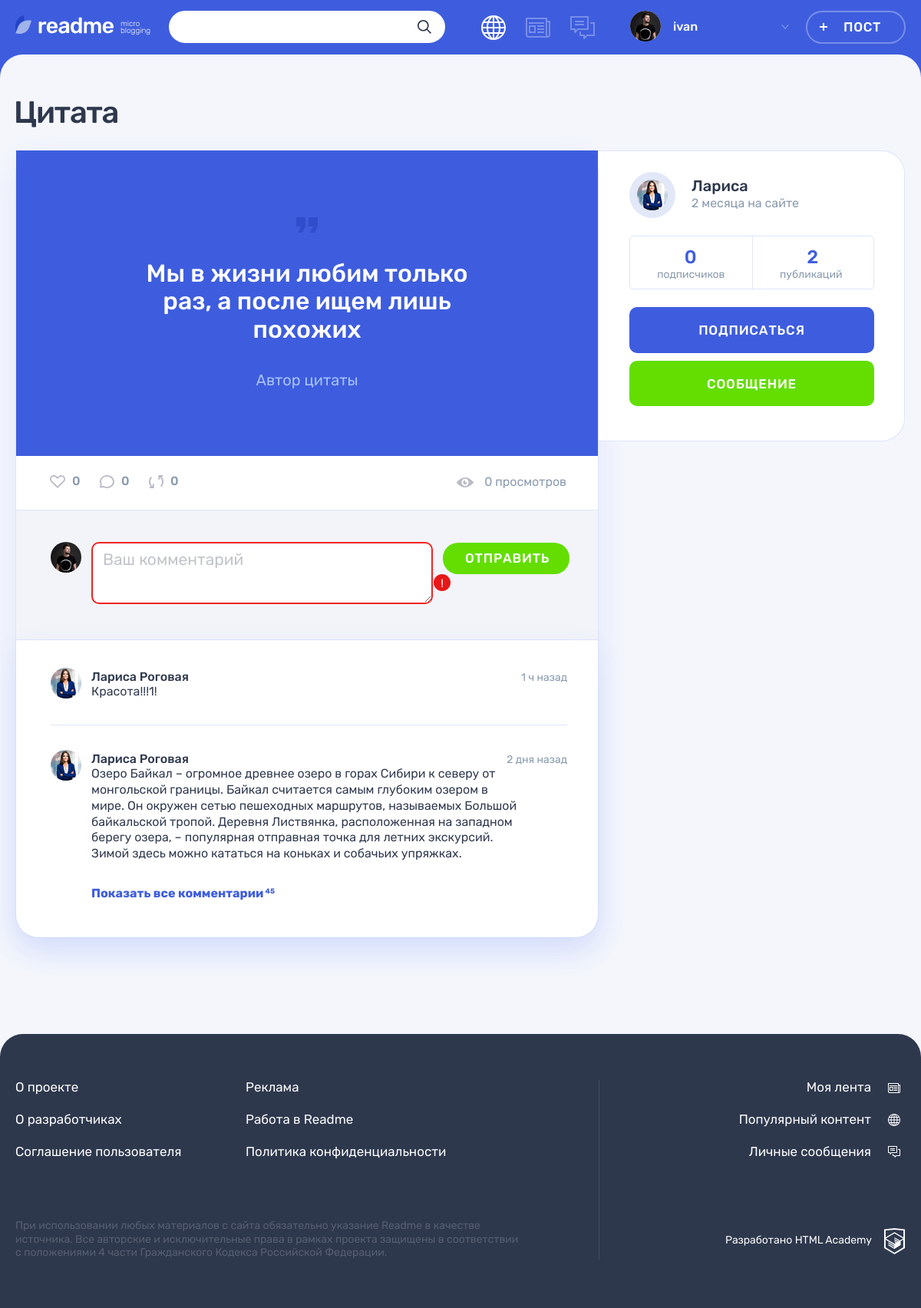
The page /post.php?id=1 on the database its author committed.
### tables this page shows
CREATE TABLE IF NOT EXISTS posts (
  id INT AUTO_INCREMENT PRIMARY KEY,
  create_date TIMESTAMP DEFAULT CURRENT_TIMESTAMP,
  heading VARCHAR(256) NOT NULL,
  paragraph TEXT,
  author VARCHAR(128),
  image_post TEXT,
  video TEXT,
  link TEXT,
  count_views INT,
  is_repost BIT,
  origin_author_ID INT,
  post_author_ID INT NOT NULL,
  content_type_ID INT NOT NULL,
  FOREIGN KEY (post_author_ID) REFERENCES users(id),
  FOREIGN KEY (content_type_ID) REFERENCES content_types(id)
);

CREATE TABLE IF NOT EXISTS users (
  id INT AUTO_INCREMENT PRIMARY KEY,
  date_registration TIMESTAMP DEFAULT CURRENT_TIMESTAMP,
  email VARCHAR(128) UNIQUE NOT NULL,
  login_user VARCHAR(128) UNIQUE NOT NULL,
  password_user VARCHAR(255) NOT NULL,
  avatar TEXT
);

### helpers.php (called while the page is built, shortened)
<?php
function get_noun_plural_form(int $number, string $one, string $two, string $many): string
{
    $number = (int)$number;
    $mod10 = $number % 10;
    $mod100 = $number % 100;
    switch (true) {
        case ($mod10 >= 2 && $mod10 <= 4):
            return $two;
    }
}
function include_template($name, array $data = [])
{
    $name = 'templates/' . $name;
    extract($data);
    require $name;
    $result = ob_get_clean();
    return $result;
}

### functions/functions_db.php (called while the page is built, shortened)
<?php
function db_request($link, $sql)
{
    return mysqli_fetch_all(mysqli_query($link, $sql), MYSQLI_ASSOC);
};

### functions/functions.php (called while the page is built, shortened)
<?php
function relative_date($post_date, $user = true)
{
    $last = ' назад';
    if ($user) {
        $last = ' на сайте';
    }
    $past = strtotime($post_date);
    $present = time();
    $diff = $present - $past;
    $result = null;
    if (floor($diff / 60) < 60) {
        $result = floor($diff / 60) . ' ' .
            get_noun_plural_form(
                floor($diff / 60),
                'минута',
                'минуты',
                'минут'
            ) .
            $last;
    } elseif (floor($diff / 2419200) < 13) {
        $result = floor($diff / 2419200) . ' ' .
            get_noun_plural_form(
                floor($diff / 2419200),
                'месяц',
                'месяца',
                'месяцев'
            ) .
            $last;
    }
    return $result;
};

### templates/post_template.php (the view, shortened to what this page needs)
<main class="page__main page__main--publication">
    <div class="container">
        <h1 class="page__title page__title--publication"><?= $post['heading']; ?></h1>
        <section class="post-details">
            <div class="post-details__wrapper post-photo">
                <div class="post-details__main-block post post--details">
                    <?php if ($post['class_name'] === 'post-quote') : ?>
                        <div class="post-details__image-wrapper post-quote">
                            <div class="post__main">
                                <blockquote>
                                    <p>
                                        <?= htmlspecialchars($post['paragraph']); ?>
                                    </p>
                                    <cite><?= htmlspecialchars($post['author']); ?></cite>
                                </blockquote>
                            </div>
                        </div>
                    <?php endif; ?>
                    <div class="post__indicators">
                        <div class="post__buttons">
                            <a class="post__indicator post__indicator--likes button" href="#" title="Лайк">
                                <svg class="post__indicator-icon" width="20" height="17">
                                    <use xlink:href="#icon-heart"></use>
                                </svg>
                                <span><?= $post['count_post_likes']; ?></span>
                            </a>
                            <a class="post__indicator post__indicator--comments button" href="#" title="Комментарии">
                                <svg class="post__indicator-icon" width="19" height="17">
                                    <use xlink:href="#icon-comment"></use>
                                </svg>
                                <span><?= $post['count_post_comments']; ?></span>
                            </a>
                            <a class="post__indicator post__indicator--repost button" href="#" title="Репост">
                                <svg class="post__indicator-icon" width="19" height="17">
                                    <use xlink:href="#icon-repost"></use>
                                </svg>
                                <span><?= $post['count_post_reposts']; ?></span>
                            </a>
                        </div>
                        <span class="post__view"><?= ($post['count_views'] === NULL) ? 0 : $post['count_views']; ?> просмотров</span>
                    </div>
                    <div class="comments">
                        <form class="comments__form form" action="#" method="post">
                            <div class="comments__my-avatar">
                                <img class="comments__picture" src="img/userpic-medium.jpg" alt="Аватар пользователя">
                            </div>
                            <div class="form__input-section form__input-section--error">
                                <textarea class="comments__textarea form__textarea form__input" placeholder="Ваш комментарий"></textarea>
                                <button class="form__error-button button" type="button">!</button>
                            </div>
                            <button class="comments__submit button button--green" type="submit">Отправить</button>
                        </form>
                        <div class="comments__list-wrapper">
                            <ul class="comments__list">
                                <li class="comments__item user">
                                    <div class="comments__avatar">
                                        <a class="user__avatar-link" href="#">
                                            <img class="comments__picture" src="img/userpic-larisa.jpg" alt="Аватар пользователя">
                                        </a>
                                    </div>
                                    <div class="comments__info">
                                        <div class="comments__name-wrapper">
                                            <a class="comments__user-name" href="#">
                                                <span>Лариса Роговая</span>
                                            </a>
                                            <time class="comments__time" datetime="2019-03-20">1 ч назад</time>
                                        </div>
                                        <p class="comments__text">
                                            Красота!!!1!
                                        </p>
                                    </div>
                                </li>
                                <li class="comments__item user">
                                    <div class="comments__avatar">
                                        <a class="user__avatar-link" href="#">
                                            <img class="comments__picture" src="img/userpic-larisa.jpg" alt="Аватар пользователя">
                                        </a>
                                    </div>
                                    <div class="comments__info">
                                        <div class="comments__name-wrapper">
                                            <a class="comments__user-name" href="#">
                                                <span>Лариса Роговая</span>
                                            </a>
                                            <time class="comments__time" datetime="2019-03-18">2 дня назад</time>
                                        </div>
                                        <p class="comments__text">
                                            Озеро Байкал – огромное древнее озеро в горах Сибири к северу от монгольской границы. Байкал считается самым глубоким озером в мире. Он окружен сетью пешеходных маршрутов, называемых Большой байкальской тропой. Деревня Листвянка, расположенная на западном берегу озера, – популярная отправная точка для летних экскурсий. Зимой здесь можно кататься на коньках и собачьих упряжках.
                                        </p>
                                    </div>
                                </li>
                            </ul>
                            <a class="comments__more-link" href="#">
                                <span>Показать все комментарии</span>
                                <sup class="comments__amount">45</sup>
                            </a>
                        </div>
                    </div>
                </div>
                <div class="post-details__user user">
                    <div class="post-details__user-info user__info">
                        <div class="post-details__avatar user__avatar">
                            <a class="post-details__avatar-link user__avatar-link" href="#">
                                <img class="post-details__picture user__picture" src="img/<?= htmlspecialchars($post['avatar']); ?>" alt="Аватар пользователя">
                            </a>
                        </div>
                        <div class="post-details__name-wrapper user__name-wrapper">
                            <a class="post-details__name user__name" href="#">
                                <span><?= htmlspecialchars($post['login_user']); ?></span>
                            </a>
                            <time class="post-details__time user__time" datetime="<?= $post['date_registration']; ?>"><?= relative_date($post['date_registration'], true); ?></time>
                        </div>
                    </div>
                    <div class="post-details__rating user__rating">
                        <p class="post-details__rating-item user__rating-item user__rating-item--subscribers">
                            <span class="post-details__rating-amount user__rating-amount"><?= $post['count_author_subscriptions']; ?></span>
                            <span class="post-details__rating-text user__rating-text">подписчиков</span>
                        </p>
                        <p class="post-details__rating-item user__rating-item user__rating-item--publications">
                            <span class="post-details__rating-amount user__rating-amount"><?= $post['count_author_posts']; ?></span>
                            <span class="post-details__rating-text user__rating-text">публикаций</span>
                        </p>
                    </div>
                    <div class="post-details__user-buttons user__buttons">
                        <button class="user__button user__button--subscription button button--main" type="button">Подписаться</button>
                        <a class="user__button user__button--writing button button--green" href="#">Сообщение</a>
                    </div>
                </div>
            </div>
        </section>
    </div>
</main>

### rows shown on the page
posts: heading "Цитата", paragraph "Мы в жизни любим только раз, а после ищем лишь похожих", author "Автор цитаты", post_author_ID.avatar (picture), post_author_ID.login_user "Лариса", post_author_ID.date_registration "2 месяца на сайте"

### other values the page prints
$user_name "ivan"
$post['count_post_likes'] "0"
$post['count_post_comments'] "0"
$post['count_post_reposts'] "0"
$post['count_author_subscriptions'] "0"
$post['count_author_posts'] "2"
